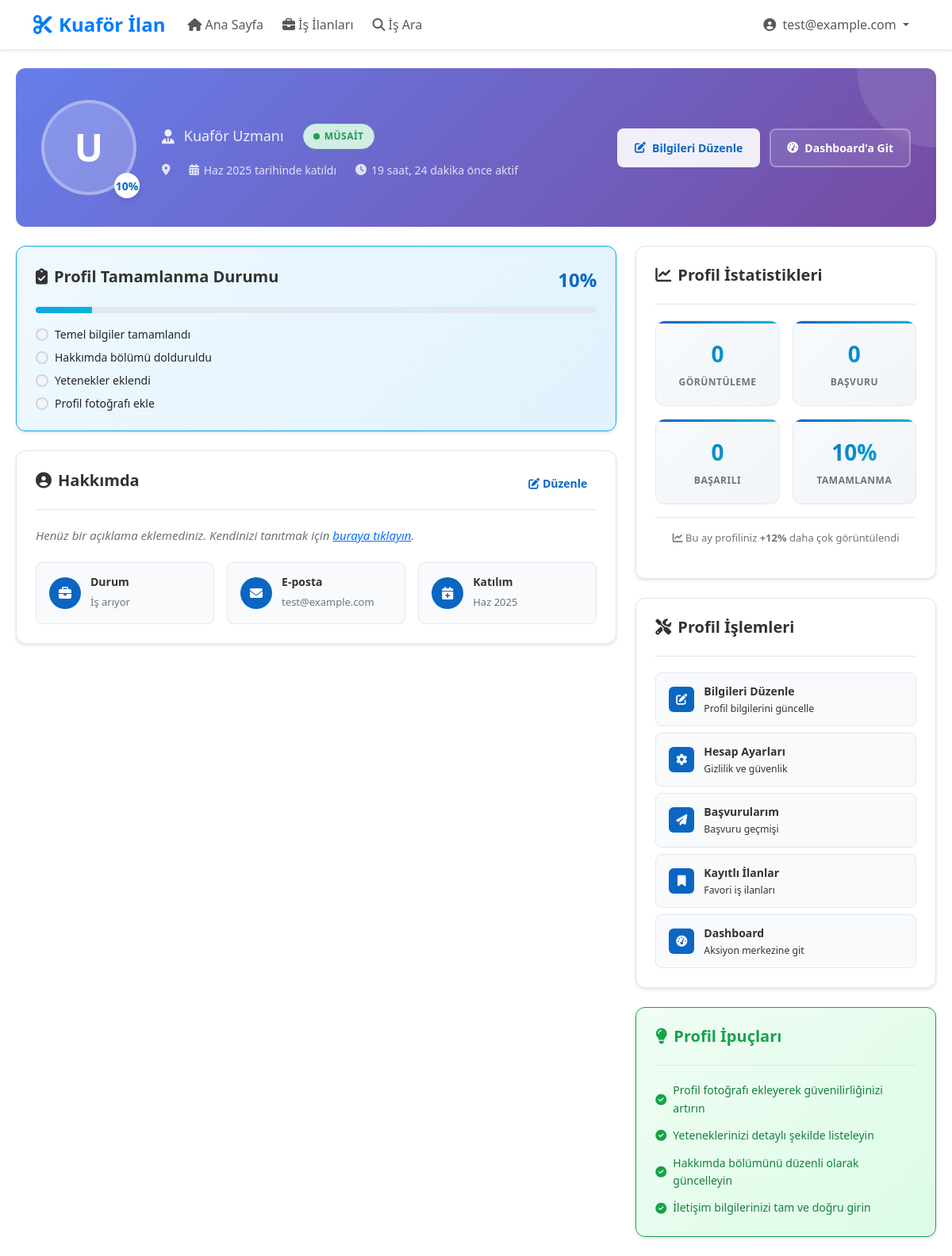
The page /profiles/ (signed in) on the database as committed earlier.
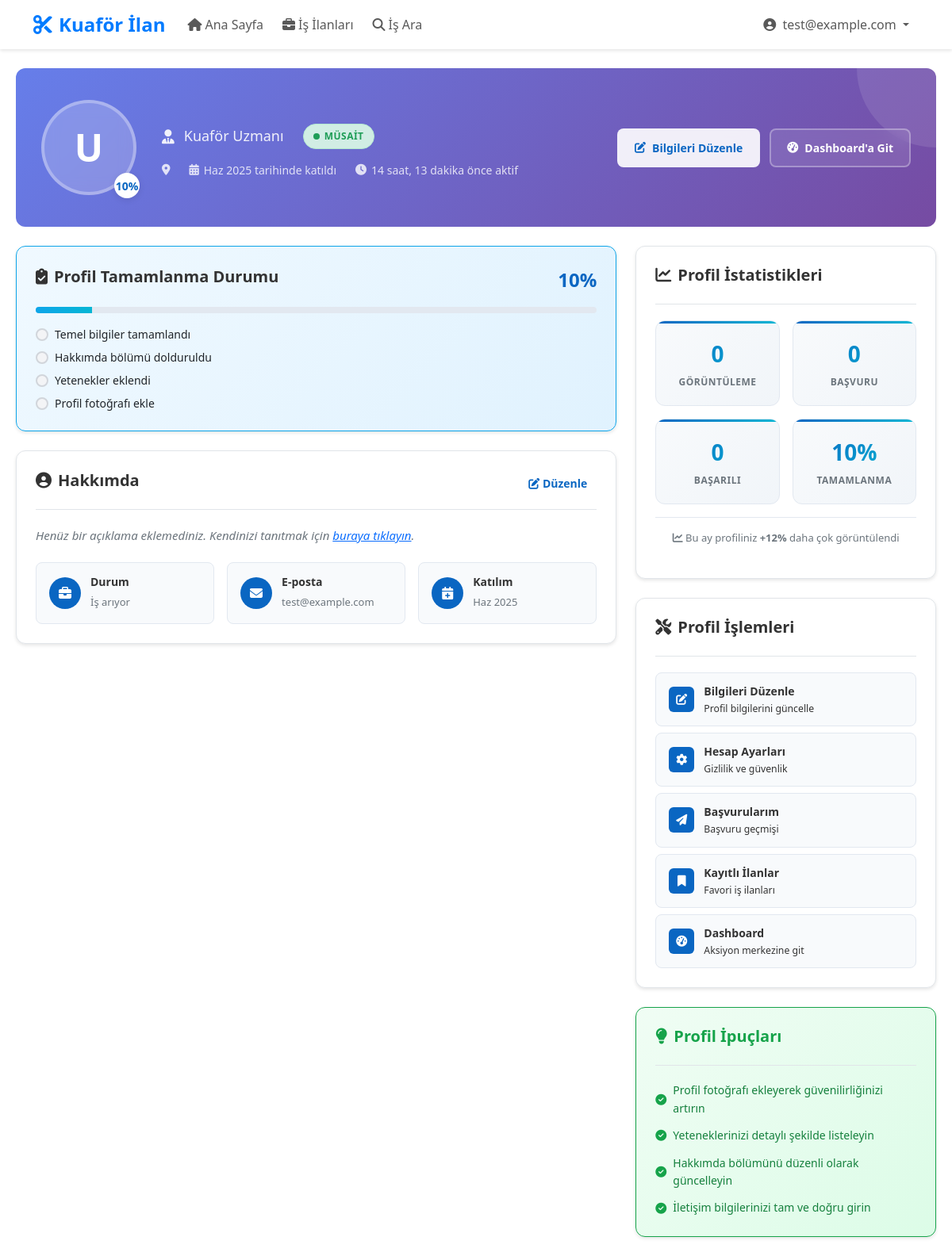
The same page on the database as committed later.
### apps/authentication/models.py (models this page shows, shortened)
class CustomUser(AbstractUser):
    USER_TYPE_CHOICES = (
        ('jobseeker', 'İş Arayan'),
        ('business', 'İş Veren'),
        ('admin', 'Yönetici'),
    )
    PLAN_CHOICES = (
        ('free', 'Ücretsiz'),
        ('basic', 'Temel'),
        ('premium', 'Premium'),
        ('enterprise', 'Kurumsal'),
    )
    email = models.EmailField(unique=True, verbose_name='E-posta', null=True, blank=True) # Email artık opsiyonel olabilir eğer telefonla giriş yapılacaksa
    phone_regex = RegexValidator(
        regex=r'^\+?1?\d{9,15}$',
        message="Telefon numarası +905551234567 formatında olmalıdır."
    )
    phone = models.CharField( # phone_number yerine 'phone' olarak güncelledik
        validators=[phone_regex],
        max_length=17,
        blank=True,
        null=True,
        verbose_name='Telefon'
    )
    is_phone_verified = models.BooleanField(default=False, verbose_name='Telefon Doğrulandı mı?')
    user_type = models.CharField(
        max_length=20,
        choices=USER_TYPE_CHOICES,
        default='jobseeker',
        verbose_name='Kullanıcı Tipi'
    )
    current_plan = models.CharField(
        max_length=20,
        choices=PLAN_CHOICES,
        default='free',
        verbose_name='Mevcut Plan'
    )
    plan_start_date = models.DateTimeField(null=True, blank=True)
    plan_end_date = models.DateTimeField(null=True, blank=True)
    is_verified = models.BooleanField(default=False, verbose_name='Doğrulanmış')
    email_verified = models.BooleanField(default=False)
    phone_verified = models.BooleanField(default=False)
    profile_views = models.PositiveIntegerField(default=0)
    last_login_ip = models.GenericIPAddressField(null=True, blank=True)
    email_notifications = models.BooleanField(default=True)
    sms_notifications = models.BooleanField(default=True)
    marketing_emails = models.BooleanField(default=False)
    objects = CustomUserManager() # Özel Manager'ı atadık
    USERNAME_FIELD = 'email' # Giriş için ana alan email
    REQUIRED_FIELDS = ['username', 'first_name', 'last_name']
    class Meta:
        verbose_name = 'Kullanıcı'
        verbose_name_plural = 'Kullanıcılar'
        ordering = ['-date_joined']
    def get_full_name(self):
        return f"{self.first_name} {self.last_name}".strip()

### apps/profiles/views.py (the view, shortened to what this page needs)
# urls.py: path('', views.profile_view, name='profile'),  # Kendi profili
@login_required
def profile_view(request, user_id=None):
    if user_id:
        try:
            user = get_object_or_404(User, id=user_id)
            is_own_profile = (user == request.user)
            if not is_own_profile:
                if hasattr(user, 'profile_views'):
                    user.profile_views += 1
                    user.save(update_fields=['profile_views'])
        except User.DoesNotExist:
            messages.error(request, 'Kullanıcı bulunamadı.')
            return redirect('/')
    else:
        user = request.user
        is_own_profile = True
    if hasattr(user, 'jobseeker_profile'):
        profile = user.jobseeker_profile
        template = 'profiles/profile.html'
        context = {
            'user': user,
            'profile': profile,
            'is_own_profile': is_own_profile,
            'skills_list': profile.get_skills_list() if hasattr(profile, 'get_skills_list') else (profile.skills.split(',') if hasattr(profile, 'skills') and profile.skills else []),
            'experience_text': profile.get_experience_display_text() if hasattr(profile, 'get_experience_display_text') else f"{getattr(profile, 'experience_years', 0)} yıl deneyim",
        }
        if is_own_profile:
            context.update({
                'total_applications': getattr(profile, 'total_applications', 0),
            })
            try:
                recent_applications = JobApplication.objects.filter(
                    applicant=user
                ).select_related('job')[:5]
                context['recent_applications'] = recent_applications
            except:
                context['recent_applications'] = []
    profile_data = get_profile_data(user)
    user_stats = calculate_user_stats(user)
    profile_completion_percentage = calculate_profile_completion(user, profile_data)
    completion_items = get_completion_items(user, profile_data)
    recent_activities = get_recent_activities(user)
    context.update({
        'profile_user': user,
        'profile_data': profile_data,
        'user_stats': user_stats,
        'profile_completion_percentage': profile_completion_percentage,
        'completion_items': completion_items,
        'recent_activities': recent_activities,
        'monthly_growth': "+12%",
    })
    return render(request, template, context)

### apps/profiles/models.py (called while the page is built)
    def get_skills_list(self):
        if self.skills:
            return [skill.strip() for skill in self.skills.split(',') if skill.strip()]
        return []

    def get_experience_display_text(self):
        exp_dict = dict(self.EXPERIENCE_CHOICES)
        return exp_dict.get(self.experience_years, 'Belirtilmemiş')

### apps/profiles/views.py (called while the page is built, shortened)
def calculate_user_stats(user):
    stats = {
        'join_date': user.date_joined,
        'last_active': getattr(user, 'last_login', None),
        'total_views': getattr(user, 'profile_views', 0),
    }
    profile_data = get_profile_data(user)
    if profile_data['type'] == 'jobseeker':
        try:
            total_applications = JobApplication.objects.filter(applicant=user).count()
            successful_applications = JobApplication.objects.filter(applicant=user, status='hired').count()
        except:
            total_applications = 0
            successful_applications = 0
        stats.update({
            'total_applications': total_applications,
            'successful_applications': successful_applications,
        })
    return stats

### templates/profiles/profile.html (shortened to what the changed rows need)
{% extends 'base.html' %}
{% block content %}
<div class="profile-container">
    <div class="profile-header fade-in-up">
        <div class="profile-header-content">
            <div class="profile-avatar-large">
                {% if profile_data.type == 'business' and profile_data.business_name %}
                    {{ profile_data.business_name|first|upper }}
                {% else %}
                    {{ profile_user.first_name|first|upper|default:'U' }}
                {% endif %}
                <div class="profile-completion">
                </div>
            </div>
            <div class="profile-info">
                <div class="profile-title">
                </div>
                <div class="profile-meta">
                    <div class="profile-meta-item">
                        <i class="fas fa-map-marker-alt"></i>
                    </div>
                    <div class="profile-meta-item">
                        <i class="fas fa-calendar-alt"></i>
                        {{ user_stats.join_date|date:"M Y" }} tarihinde katıldı
                    </div>
                    {% if user_stats.last_active %}
                        <div class="profile-meta-item">
                            <i class="fas fa-clock"></i>
                            {{ user_stats.last_active|timesince }} önce aktif
                        </div>
                    {% endif %}
                </div>
            </div>
            <div class="profile-actions">
                {% if is_own_profile %}
                    <a href="{% url 'profiles:profile_edit' %}" class="profile-btn primary">
                    </a>
                    <a href="{% url 'dashboard:home' %}" class="profile-btn">
                    </a>
                {% endif %}
            </div>
        </div>
    </div>
    <div class="profile-main">
        <div class="profile-content">
            {% if is_own_profile and profile_completion_percentage < 100 %}
            <div class="profile-card completion-card fade-in-up stagger-animation" style="--delay: 0.1s">
                <div class="completion-header">
                    <h2 class="profile-card-title">
                        <i class="fas fa-clipboard-check"></i>
                        Profil Tamamlanma Durumu
                    </h2>
                </div>
            </div>
            {% endif %}
            <div class="profile-card fade-in-up stagger-animation" style="--delay: 0.2s">
                <div class="profile-card-header">
                    <h2 class="profile-card-title">
                        <i class="fas fa-user-circle"></i>
                        {% if profile_data.type == 'business' %}Şirket Hakkında{% else %}Hakkımda{% endif %}
                    </h2>
                </div>
                <div class="profile-details">
                    {% if profile_data.type == 'business' %}
                        {% if profile_data.contact_person %}
                        <div class="detail-item">
                            <div class="detail-icon">
                                <i class="fas fa-user-tie"></i>
                            </div>
                            <div class="detail-info">
                                <h4>İletişim Kişisi</h4>
                                <span>{{ profile_data.contact_person }}</span>
                            </div>
                        </div>
                        {% endif %}
                        {% if profile_data.phone %}
                        <div class="detail-item">
                            <div class="detail-icon">
                                <i class="fas fa-phone"></i>
                            </div>
                            <div class="detail-info">
                                <h4>Telefon</h4>
                                <span>{{ profile_data.phone }}</span>
                            </div>
                        </div>
                        {% endif %}
                        {% if profile_data.website %}
                        <div class="detail-item">
                            <div class="detail-icon">
                                <i class="fas fa-globe"></i>
                            </div>
                            <div class="detail-info">
                                <h4>Website</h4>
                                <span><a href="{{ profile_data.website }}" target="_blank">{{ profile_data.website }}</a></span>
                            </div>
                        </div>
                        {% endif %}
                        <div class="detail-item">
                            <div class="detail-icon">
                                <i class="fas fa-calendar-alt"></i>
                            </div>
                            <div class="detail-info">
                                <h4>Kuruluş</h4>
                                <span>{{ user_stats.join_date|date:"Y" }}</span>
                            </div>
                        </div>
                    {% else %}
                        <div class="detail-item">
                            <div class="detail-icon">
                                <i class="fas fa-briefcase"></i>
                            </div>
                            <div class="detail-info">
                                <h4>Durum</h4>
                                <span>{% if profile_data.is_available %}İş arıyor{% else %}Meşgul{% endif %}</span>
                            </div>
                        </div>
                        <div class="detail-item">
                            <div class="detail-icon">
                                <i class="fas fa-envelope"></i>
                            </div>
                            <div class="detail-info">
                                <h4>E-posta</h4>
                                <span>{{ profile_user.email }}</span>
                            </div>
                        </div>
                        <div class="detail-item">
                            <div class="detail-icon">
                                <i class="fas fa-calendar-plus"></i>
                            </div>
                            <div class="detail-info">
                                <h4>Katılım</h4>
                                <span>{{ user_stats.join_date|date:"M Y" }}</span>
                            </div>
                        </div>
                    {% endif %}
                </div>
            </div>
        </div>
        <div class="profile-sidebar">
            <div class="profile-card fade-in-up stagger-animation" style="--delay: 0.6s">
                <div class="profile-card-header">
                    <h2 class="profile-card-title">
                        <i class="fas fa-chart-line"></i>
                        Profil İstatistikleri
                    </h2>
                </div>
            </div>
            <div class="profile-card fade-in-up stagger-animation" style="--delay: 0.7s">
                <div class="profile-card-header">
                    <h2 class="profile-card-title">
                        <i class="fas fa-tools"></i>
                        Profil İşlemleri
                    </h2>
                </div>
            </div>
            {% if is_own_profile %}
            <div class="profile-card fade-in-up stagger-animation" style="--delay: 0.8s; background: linear-gradient(135deg, #f0fdf4 0%, #dcfce7 100%); border-color: #16a34a;">
                <div class="profile-card-header">
                    <h2 class="profile-card-title" style="color: #16a34a;">
                        <i class="fas fa-lightbulb"></i>
                        Profil İpuçları
                    </h2>
                </div>
            </div>
            {% endif %}
        </div>
    </div>
</div>
{% endblock %}

### templates/base.html (shortened to what this page needs)
{% load static %}
<!DOCTYPE html>
<html lang="tr">
<head>
    <link rel="stylesheet" href="{% static 'css/main.css' %}">
    <link href="https://cdn.jsdelivr.net/npm/bootstrap@5.3.0/dist/css/bootstrap.min.css" rel="stylesheet">
    <link href="https://cdnjs.cloudflare.com/ajax/libs/font-awesome/6.4.0/css/all.min.css" rel="stylesheet">
</head>
<body class="{% block body_class %}{% endblock %}">
    <nav class="navbar navbar-expand-lg navbar-light bg-white sticky-top" role="navigation" aria-label="Ana navigasyon">
        <div class="container">
            <a class="navbar-brand" href="/">
                <i class="fas fa-cut me-2"></i>Kuaför İlan
            </a>
            <div class="collapse navbar-collapse" id="navbarNav">
                <ul class="navbar-nav me-auto">
                    <li class="nav-item">
                        <a class="nav-link" href="/">
                            <i class="fas fa-home me-1"></i>Ana Sayfa
                        </a>
                    </li>
                    <li class="nav-item">
                        <a class="nav-link" href="/posts/">
                            <i class="fas fa-briefcase me-1"></i>İş İlanları
                        </a>
                    </li>
                    <li class="nav-item">
                        <a class="nav-link" href="/jobs/">
                            <i class="fas fa-search me-1"></i>İş Ara
                        </a>
                    </li>
                </ul>
                <ul class="navbar-nav">
                    {% if user.is_authenticated %}
                        <li class="nav-item dropdown">
                            <a class="nav-link dropdown-toggle" href="#" id="navbarDropdown" role="button" data-bs-toggle="dropdown">
                                <i class="fas fa-user-circle me-1"></i>
                                {{ user.get_full_name|default:user.email }}
                            </a>
                        </li>
                    {% endif %}
                </ul>
            </div>
        </div>
    </nav>
    <main id="main-content" class="fade-in" role="main">
        {% block content %}{% endblock %}
    </main>
</body>
</html>

Rows that differ between the two databases and show on the page:
changed CustomUser "test@example.com": last_active "19 saat, 24 dakika" → "14 saat, 13 dakika"
